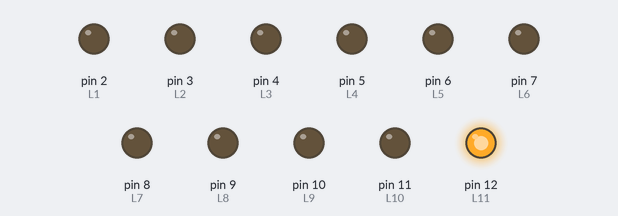
Simulated run of this sketch. Board: Arduino Uno, built with avr-gcc and run on an emulated ATmega328P. On the bench: output pins drawn as LEDs (lit = HIGH).

Above: at 1.1 s.
At 6.1 s:
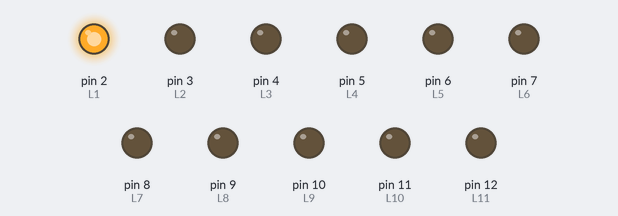
At 13.1 s:
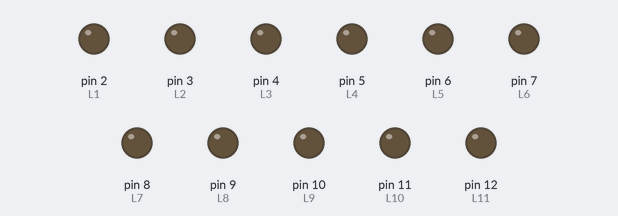
At 19.25 s:
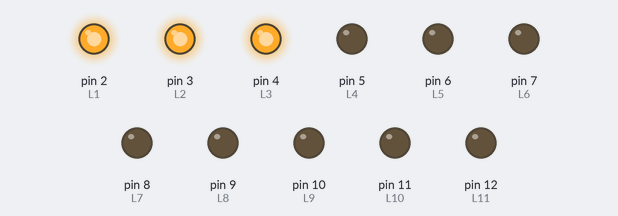
At 25.45 s:
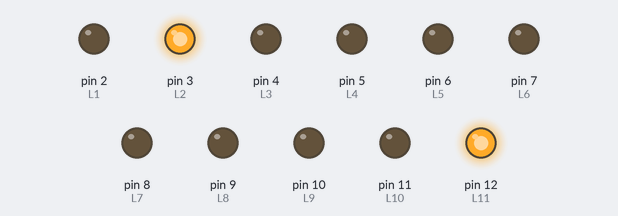
At 37.8 s:
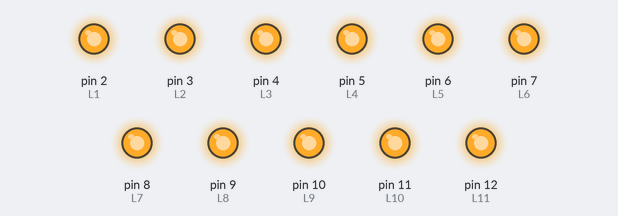
Timing chart, 0 to 40.0 s (numbered marks = the images above):
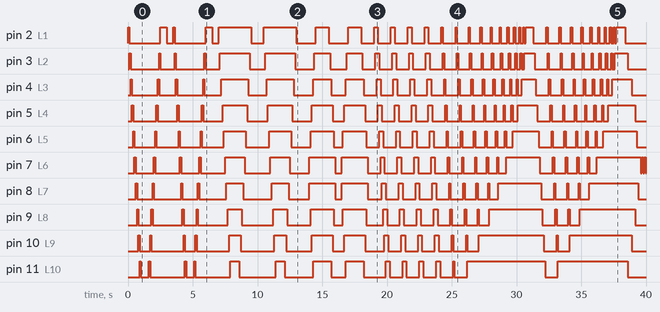

Measured:
- by itself, pin 2 (L1): LOW → HIGH at 0.00 s, → LOW 0.10 s later, → HIGH 2.4 s later, → LOW 0.50 s later, … (66 changes in this stretch)
- by itself, pin 3 (L2): LOW → HIGH at 0.10 s, → LOW 0.10 s later, → HIGH 2.2 s later, → LOW 0.10 s later, … (62 changes in this stretch)
- by itself, pin 4 (L3): LOW → HIGH at 0.20 s, → LOW 0.10 s later, → HIGH 2.0 s later, → LOW 0.10 s later, … (58 changes in this stretch)
- by itself, pin 5 (L4): LOW → HIGH at 0.30 s, → LOW 0.10 s later, → HIGH 1.8 s later, → LOW 0.10 s later, … (54 changes in this stretch)
- by itself, pin 6 (L5): LOW → HIGH at 0.40 s, → LOW 0.10 s later, → HIGH 1.6 s later, → LOW 0.10 s later, … (50 changes in this stretch)
- by itself, pin 7 (L6): LOW → HIGH at 0.50 s, → LOW 0.10 s later, → HIGH 1.4 s later, → LOW 0.10 s later, … (50 changes in this stretch)
- by itself, pin 8 (L7): LOW → HIGH at 0.60 s, → LOW 0.10 s later, → HIGH 1.2 s later, → LOW 0.10 s later, … (42 changes in this stretch)
- by itself, pin 9 (L8): LOW → HIGH at 0.70 s, → LOW 0.10 s later, → HIGH 1.0 s later, → LOW 0.10 s later, … (38 changes in this stretch)

The sketch:

chenillard3.ino
```cpp
const int L1 = 2; //broche 2 du micro-contrôleur se nomme maintenant : L1
const int L2 = 3; //broche 3 du micro-contrôleur se nomme maintenant : L2
const int L3 = 4; // ...
const int L4 = 5;
const int L5 = 6;
const int L6 = 7;
const int L7 = 8;
const int L8 = 9;
const int L9 = 10;
const int L10 = 11;
const int L11 = 12;


void setup()
{
   pinMode(L1, OUTPUT); //L1 est une broche de sortie
   pinMode(L2, OUTPUT); //L2 est une broche de sortie
   pinMode(L3, OUTPUT); // ...
   pinMode(L4, OUTPUT);
   pinMode(L5, OUTPUT);
   pinMode(L6, OUTPUT);
   pinMode(L7, OUTPUT);
   pinMode(L8, OUTPUT);
   pinMode(L9, OUTPUT);
   pinMode(L10, OUTPUT);
   pinMode(L11, OUTPUT);
}

// on change simplement l’intérieur de la boucle pour atteindre notre objectif

void loop() //la fonction loop() exécute le code qui suit en le répétant en boucle
{
  //chenillard n°1 allez-retour
  for(int compteur = 0 ; compteur < 2 ; compteur++){//declaration de la boucle en lui precisent le nombre de fois quel doit répéter
   digitalWrite(L1, HIGH);   //allumer L1
   delay(100);             //attendre 100 miliseconde
   digitalWrite(L1, LOW);  //eteindre L1
   digitalWrite(L2, HIGH);  //allumer L2
   delay(100);
   digitalWrite(L2, LOW);
   digitalWrite(L3, HIGH);
   delay(100);
   digitalWrite(L3, LOW);
   digitalWrite(L4, HIGH);
   delay(100);
   digitalWrite(L4, LOW);
   digitalWrite(L5, HIGH);
   delay(100);
   digitalWrite(L5, LOW);
   digitalWrite(L6, HIGH);
   delay(100);
   digitalWrite(L6, LOW);
   digitalWrite(L7, HIGH);
   delay(100);
   digitalWrite(L7, LOW);
   digitalWrite(L8, HIGH);
   delay(100);
   digitalWrite(L8, LOW);
   digitalWrite(L9, HIGH);
   delay(100);
   digitalWrite(L9, LOW);
   digitalWrite(L10, HIGH);
   delay(100);
   digitalWrite(L10, LOW);
   digitalWrite(L11, HIGH);
   delay(500);
   digitalWrite(L11, LOW);
   delay(100);
   digitalWrite(L10, HIGH);
   delay(100);
   digitalWrite(L10, LOW);
   digitalWrite(L9, HIGH);
   delay(100);
   digitalWrite(L9, LOW);
   digitalWrite(L8, HIGH);
   delay(100);
   digitalWrite(L8, LOW);
   digitalWrite(L7, HIGH);
   delay(100);
   digitalWrite(L7, LOW);
   digitalWrite(L6, HIGH);
   delay(100);
   digitalWrite(L6, LOW);
   digitalWrite(L5, HIGH);
   delay(100);
   digitalWrite(L5, LOW);
   digitalWrite(L4, HIGH);
   delay(100);
   digitalWrite(L4, LOW);
   digitalWrite(L3, HIGH);
   delay(100);
   digitalWrite(L3, LOW);
   digitalWrite(L2, HIGH);
   delay(100);
   digitalWrite(L2, LOW);
   digitalWrite(L1, HIGH);
   delay(500);
   digitalWrite(L1, LOW);
   delay(500);
  }

  //chenillard n°2 allez-retour
  for(int compteur = 0 ; compteur < 2 ; compteur++){
   digitalWrite(L1, HIGH);
   delay(100);
   digitalWrite(L2, HIGH);
   delay(100);
   digitalWrite(L3, HIGH);
   delay(100);
   digitalWrite(L4, HIGH);
   delay(100);
   digitalWrite(L5, HIGH);
   delay(100);
   digitalWrite(L6, HIGH);
   delay(100);
   digitalWrite(L7, HIGH);
   delay(100);
   digitalWrite(L8, HIGH);
   delay(100);
   digitalWrite(L9, HIGH);
   delay(100);
   digitalWrite(L10, HIGH);
   delay(100);
   digitalWrite(L11, HIGH);
   delay(500);
   digitalWrite(L11, LOW);
   delay(100);
   digitalWrite(L10, LOW);
   delay(100);
   digitalWrite(L9, LOW);
   delay(100);
   digitalWrite(L8, LOW);
   delay(100);
   digitalWrite(L7, LOW);
   delay(100);
   digitalWrite(L6, LOW);
   delay(100);
   digitalWrite(L5, LOW);
   delay(100);
   digitalWrite(L4, LOW);
   delay(100);
   digitalWrite(L3, LOW);
   delay(100);
   digitalWrite(L2,LOW);
   delay(100);
   digitalWrite(L1, LOW);
   delay(1000);
  }

   //chenillard n°3 allez-retour
   for(int compteur = 0 ; compteur < 2 ; compteur++){
   digitalWrite(L6, HIGH);
   delay(0);
   digitalWrite(L7, HIGH);
   delay(100);
   digitalWrite(L5, HIGH);
   delay(0);
   digitalWrite(L8, HIGH);
   delay(100);
   digitalWrite(L4, HIGH);
   delay(0);
   digitalWrite(L9, HIGH);
   delay(100);
   digitalWrite(L3, HIGH);
   delay(0);
   digitalWrite(L10, HIGH);
   delay(100);
   digitalWrite(L2, HIGH);
   delay(0);
   digitalWrite(L11, HIGH);
   delay(100);
   digitalWrite(L1, HIGH);
   delay(1000);
   digitalWrite(L1, LOW);
   delay(100);
   digitalWrite(L11, LOW);
   delay(0);
   digitalWrite(L2, LOW);
   delay(100);
   digitalWrite(L10, LOW);
   delay(0);
   digitalWrite(L3, LOW);
   delay(100);
   digitalWrite(L9, LOW);
   delay(0);
   digitalWrite(L4, LOW);
   delay(100);
   digitalWrite(L8, LOW);
   delay(0);
   digitalWrite(L5, LOW);
   delay(100);
   digitalWrite(L7, LOW);
   delay(0);
   digitalWrite(L6, LOW);
   delay(500);
   }

   //chenillard n°4 allez-retour
   for(int compteur = 0 ; compteur < 4 ; compteur++){
   digitalWrite(L1, HIGH);
   delay(100);
   digitalWrite(L2, HIGH);
   delay(100);
   digitalWrite(L3, HIGH);
   delay(100);
   digitalWrite(L1, LOW);
   delay(0);
   digitalWrite(L4, HIGH);
   delay(100);
   digitalWrite(L2, LOW);
   delay(0);
   digitalWrite(L5, HIGH);
   delay(100);
   digitalWrite(L3, LOW);
   delay(0);
   digitalWrite(L6, HIGH);
   delay(100);
   digitalWrite(L4, LOW);
   delay(0);
   digitalWrite(L7, HIGH);
   delay(100);
   digitalWrite(L5, LOW);
   delay(0);
   digitalWrite(L8, HIGH);
   delay(100);
   digitalWrite(L6, LOW);
   delay(0);
   digitalWrite(L9, HIGH);
   delay(100);
   digitalWrite(L7, LOW);
   delay(0);
   digitalWrite(L10, HIGH);
   delay(100);
   digitalWrite(L8, LOW);
   delay(0);
   digitalWrite(L11, HIGH);
   delay(100);
   digitalWrite(L9, LOW);
   delay(100);
   digitalWrite(L10, LOW);
   delay(100);
   digitalWrite(L11, LOW);
  }

  //chenillard n°5 allez-retour
  for(int compteur = 0 ; compteur < 2 ; compteur++){//declaration de la boucle en lui precisent le nombre de fois quel doit répéter
   digitalWrite(L1, HIGH);
   delay(100);
   digitalWrite(L1, LOW);
   digitalWrite(L2, HIGH);
   delay(100);
   digitalWrite(L2, LOW);
   digitalWrite(L3, HIGH);
   delay(100);
   digitalWrite(L3, LOW);
   digitalWrite(L4, HIGH);
   delay(100);
   digitalWrite(L4, LOW);
   digitalWrite(L5, HIGH);
   delay(100);
   digitalWrite(L5, LOW);
   digitalWrite(L6, HIGH);
   delay(100);
   digitalWrite(L6, LOW);
   digitalWrite(L7, HIGH);
   delay(100);
   digitalWrite(L7, LOW);
   digitalWrite(L8, HIGH);
   delay(100);
   digitalWrite(L8, LOW);
   digitalWrite(L9, HIGH);
   delay(100);
   digitalWrite(L9, LOW);
   digitalWrite(L10, HIGH);
   delay(100);
   digitalWrite(L10, LOW);
   digitalWrite(L11, HIGH);
   delay(100);
   //tour 2
    digitalWrite(L1, HIGH);
   delay(100);
   digitalWrite(L1, LOW);
   digitalWrite(L2, HIGH);
   delay(100);
   digitalWrite(L2, LOW);
   digitalWrite(L3, HIGH);
   delay(100);
   digitalWrite(L3, LOW);
   digitalWrite(L4, HIGH);
   delay(100);
   digitalWrite(L4, LOW);
   digitalWrite(L5, HIGH);
   delay(100);
   digitalWrite(L5, LOW);
   digitalWrite(L6, HIGH);
   delay(100);
   digitalWrite(L6, LOW);
   digitalWrite(L7, HIGH);
   delay(100);
   digitalWrite(L7, LOW);
   digitalWrite(L8, HIGH);
   delay(100);
   digitalWrite(L8, LOW);
   digitalWrite(L9, HIGH);
   delay(100);
   digitalWrite(L9, LOW);
   digitalWrite(L10, HIGH);
   delay(100);
   //tour 3
  digitalWrite(L1, HIGH);
   delay(100);
   digitalWrite(L1, LOW);
   digitalWrite(L2, HIGH);
   delay(100);
   digitalWrite(L2, LOW);
   digitalWrite(L3, HIGH);
   delay(100);
   digitalWrite(L3, LOW);
   digitalWrite(L4, HIGH);
   delay(100);
   digitalWrite(L4, LOW);
   digitalWrite(L5, HIGH);
   delay(100);
   digitalWrite(L5, LOW);
   digitalWrite(L6, HIGH);
   delay(100);
   digitalWrite(L6, LOW);
   digitalWrite(L7, HIGH);
   delay(100);
   digitalWrite(L7, LOW);
   digitalWrite(L8, HIGH);
   delay(100);
   digitalWrite(L8, LOW);
   digitalWrite(L9, HIGH);
   delay(100);
   //tour 4
   digitalWrite(L1, HIGH);
   delay(100);
   digitalWrite(L1, LOW);
   digitalWrite(L2, HIGH);
   delay(100);
   digitalWrite(L2, LOW);
   digitalWrite(L3, HIGH);
   delay(100);
   digitalWrite(L3, LOW);
   digitalWrite(L4, HIGH);
   delay(100);
   digitalWrite(L4, LOW);
   digitalWrite(L5, HIGH);
   delay(100);
   digitalWrite(L5, LOW);
   digitalWrite(L6, HIGH);
   delay(100);
   digitalWrite(L6, LOW);
   digitalWrite(L7, HIGH);
   delay(100);
   digitalWrite(L7, LOW);
   digitalWrite(L8, HIGH);
   delay(100);
   //tour5
   digitalWrite(L1, HIGH);
   delay(100);
   digitalWrite(L1, LOW);
   digitalWrite(L2, HIGH);
   delay(100);
   digitalWrite(L2, LOW);
   digitalWrite(L3, HIGH);
   delay(100);
   digitalWrite(L3, LOW);
   digitalWrite(L4, HIGH);
   delay(100);
   digitalWrite(L4, LOW);
   digitalWrite(L5, HIGH);
   delay(100);
   digitalWrite(L5, LOW);
   digitalWrite(L6, HIGH);
   delay(100);
   digitalWrite(L6, LOW);
   digitalWrite(L7, HIGH);
   delay(100);
   //tour 6
   digitalWrite(L1, HIGH);
   delay(100);
   digitalWrite(L1, LOW);
   digitalWrite(L2, HIGH);
   delay(100);
   digitalWrite(L2, LOW);
   digitalWrite(L3, HIGH);
   delay(100);
   digitalWrite(L3, LOW);
   digitalWrite(L4, HIGH);
   delay(100);
   digitalWrite(L4, LOW);
   digitalWrite(L5, HIGH);
   delay(100);
   digitalWrite(L5, LOW);
   digitalWrite(L6, HIGH);
   delay(100);
   //tour 7
   digitalWrite(L1, HIGH);
   delay(100);
   digitalWrite(L1, LOW);
   digitalWrite(L2, HIGH);
   delay(100);
   digitalWrite(L2, LOW);
   digitalWrite(L3, HIGH);
   delay(100);
   digitalWrite(L3, LOW);
   digitalWrite(L4, HIGH);
   delay(100);
   digitalWrite(L4, LOW);
   digitalWrite(L5, HIGH);
   delay(100);
   //tour 8
   digitalWrite(L1, HIGH);
   delay(100);
   digitalWrite(L1, LOW);
   digitalWrite(L2, HIGH);
   delay(100);
   digitalWrite(L2, LOW);
   digitalWrite(L3, HIGH);
   delay(100);
   digitalWrite(L3, LOW);
   digitalWrite(L4, HIGH);
   delay(100);
   //tour 9
   digitalWrite(L1, HIGH);
   delay(100);
   digitalWrite(L1, LOW);
   digitalWrite(L2, HIGH);
   delay(100);
   digitalWrite(L2, LOW);
   digitalWrite(L3, HIGH);
   delay(100);
   //tour 9
   digitalWrite(L1, HIGH);   //allumer L2
   delay(100);
   digitalWrite(L1, LOW);
   digitalWrite(L2, HIGH);
   delay(100);
   //tour 10
   digitalWrite(L1, HIGH);
   delay(500);
 }

  //chenillard n°6 allez-retour
  for(int compteur = 0 ; compteur < 4 ; compteur++){//declaration de la boucle en lui precisent le nombre de fois quel doit répéter
   digitalWrite(L1, HIGH);   //allumer L1
   delay(0);
   digitalWrite(L11, HIGH);
   delay(100);
   digitalWrite(L2, HIGH);
   delay(0);
   digitalWrite(L10, HIGH);
   delay(100);

   digitalWrite(L1, LOW);   //allumer L1
   delay(0);
   digitalWrite(L11, LOW);
   delay(100);
   digitalWrite(L3, HIGH);
   delay(0);
   digitalWrite(L9, HIGH);
   delay(100);

   digitalWrite(L2, LOW);   //allumer L2
   delay(0);
   digitalWrite(L10, LOW);
   delay(100);
   digitalWrite(L4, HIGH);
   delay(80);
   digitalWrite(L8, HIGH);
   delay(100);

   digitalWrite(L3, LOW);   //allumer L3
   delay(0);
   digitalWrite(L9, LOW);
   delay(100);
   digitalWrite(L5, HIGH);
   delay(0);
   digitalWrite(L7, HIGH);
   delay(100);
   digitalWrite(L8, HIGH);
   delay(100);

   digitalWrite(L4, LOW);   //allumer L4
   delay(0);
   digitalWrite(L8, LOW);
   delay(100);
   digitalWrite(L5, LOW);
   delay(100);
   digitalWrite(L7, LOW);
   delay(100);


   digitalWrite(L6, HIGH);
   delay(100);
   digitalWrite(L6, LOW);
   delay(100);
   digitalWrite(L6, HIGH);
   delay(100);
   digitalWrite(L6, LOW);
   delay(100);
   digitalWrite(L6, HIGH);
   delay(100);
   digitalWrite(L6, LOW);
   delay(100);
   digitalWrite(L6, HIGH);
   delay(100);
   digitalWrite(L6, LOW);
   delay(100);
   digitalWrite(L6, HIGH);
   delay(100);
   digitalWrite(L6, LOW);
   delay(100);
  }
}
```
